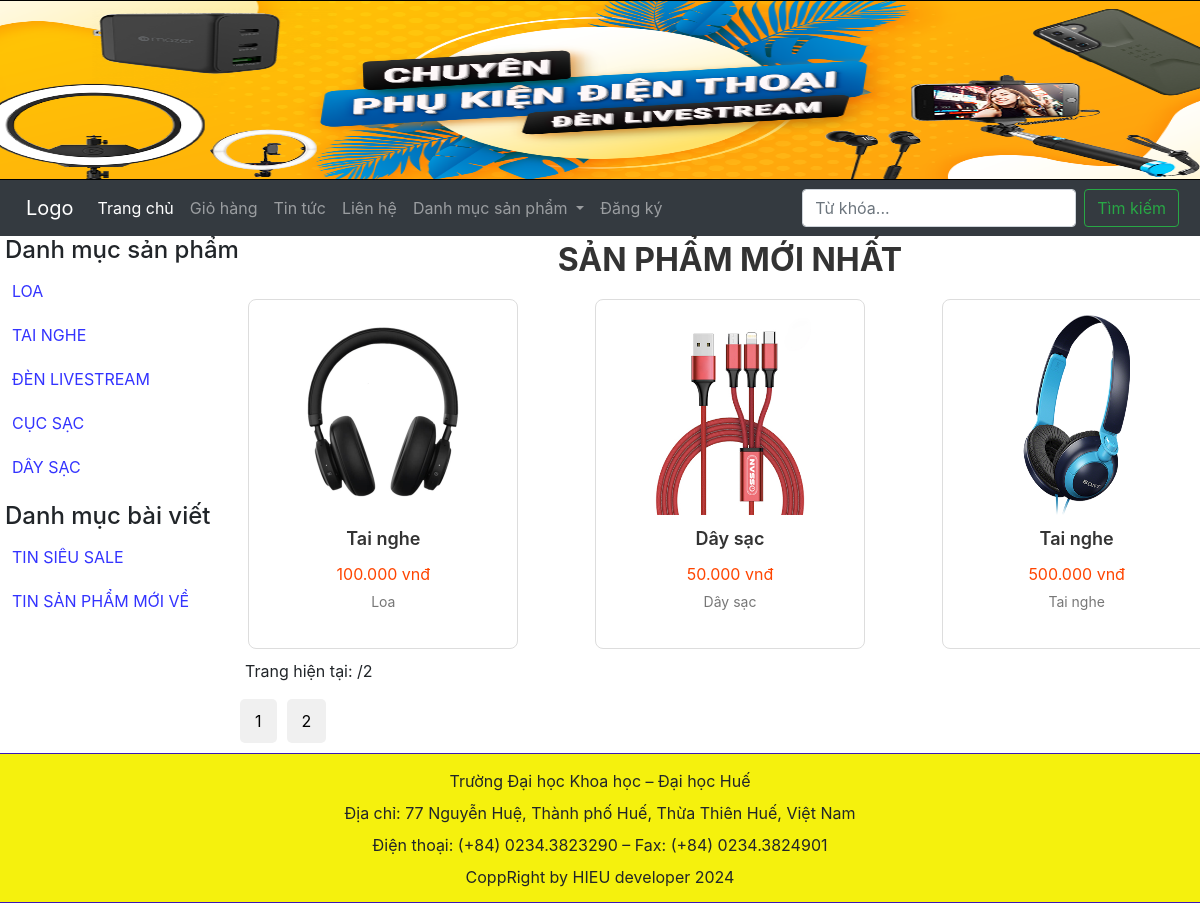
The page /pages/index.php on the database its author committed.
### tables this page shows
CREATE TABLE `tbl_danhmuc` (
  `id_danhmuc` int(11) NOT NULL,
  `tendanhmuc` varchar(100) NOT NULL,
  `thutu` int(11) NOT NULL
);

CREATE TABLE `tbl_danhmucbaiviet` (
  `id_baiviet` int(11) NOT NULL,
  `tendanhmuc_baiviet` varchar(255) NOT NULL,
  `thutu` int(11) NOT NULL
);

CREATE TABLE `tbl_sanpham` (
  `id_sanpham` int(11) NOT NULL,
  `tensanpham` varchar(250) NOT NULL,
  `masp` varchar(100) NOT NULL,
  `giasp` varchar(50) NOT NULL,
  `soluong` int(11) NOT NULL,
  `hinhanh` varchar(100) NOT NULL,
  `tomtat` text NOT NULL,
  `noidung` text NOT NULL,
  `tinhtrang` int(11) NOT NULL,
  `id_danhmuc` int(11) NOT NULL
);

### pages/main/index.php (the view, shortened to what this page needs)
<?php
    if(isset($_GET['trang'])){
        $page = $_GET['trang'];
    }else{
        $page = '';
    }
    if($page == '' || $page == 1){
        $begin = 0;
    }else{
        $begin = ($page*3)-3;
    }
    $sql_pro = "SELECT * FROM tbl_sanpham,tbl_danhmuc WHERE tbl_sanpham.id_danhmuc=tbl_danhmuc.id_danhmuc ORDER BY
        tbl_sanpham.id_sanpham DESC LIMIT $begin,3";
    $query_pro = mysqli_query($mysqli,$sql_pro);
?>
<h2 class="section-title">Sản phẩm mới nhất</h2>
<div class="product-grid">
    <?php
        while($row = mysqli_fetch_array($query_pro)){
    ?>
    <div class="product-item">
        <a href="index.php?quanly=sanpham&id=<?php echo $row['id_sanpham'] ?>">
            <img class="product-img" src="../admin/modules/quanlysp/uploads/<?php echo $row['hinhanh']; ?>" alt="<?php echo $row['tensanpham']; ?>">
            <p class="product-title"><?php echo $row['tensanpham'] ?></p>
            <p class="product-price"><?php echo number_format($row['giasp'],0,',','.').' vnđ' ?></p>
            <p class="product-category"><?php echo $row['tendanhmuc'] ?></p>
        </a>
    </div>
    <?php
    }
    ?>
</div>
<?php
$sql_trang = mysqli_query($mysqli,"SELECT * FROM tbl_sanpham");
$row_count = mysqli_num_rows($sql_trang);
$trang = ceil($row_count/3);
?>
<p style="margin-left: 50px; margin-top: 10px;">Trang hiện tại: <?php echo $page ?>/<?php echo $trang ?></p>
<ul class="list_trang">
    <?php
        for($i=1;$i<=$trang;$i++){
    ?>
    <li class="<?php if($i==$page){echo 'active';} ?>">
        <a href="index.php?trang=<?php echo $i ?>"><?php echo $i ?></a>
    </li>
    <?php
        }
    ?>
</ul>

### pages/index.php (shortened to what this page needs)
<!DOCTYPE html>
<html lang="en">
<head>
    <link rel="stylesheet" href="https://cdn.jsdelivr.net/npm/bootstrap@4.0.0/dist/css/bootstrap.min.css">
    <link rel="stylesheet" type="text/css" href="../css/style.css">
    <link rel="stylesheet" type="text/css" href="https://cdnjs.cloudflare.com/ajax/libs/font-awesome/6.5.0/css/all.min.css">
</head>
<body>
    <div class="container-fluid nopadding">
        <div class="row">
        <?php
            include("../pages/header.php");
            include("../pages/menu.php");
            include("../pages/main.php");
            include("../pages/footer.php");
        ?>
        </div>
    </div>
</body>
</html>

### pages/header.php
<div class="header"></div>

### pages/menu.php (shortened to what this page needs)
<nav class="navbar navbar-expand-lg navbar-dark bg-dark" style="width:100%">
  <a class="navbar-brand" href="index.php">Logo</a>
  <div class="collapse navbar-collapse" id="navbarSupportedContent">
    <ul class="navbar-nav mr-auto">
      <li class="nav-item active">
        <a class="nav-link" href="index.php">Trang chủ <span class="sr-only">(current)</span></a>
      </li>
      <li class="nav-item">
        <a class="nav-link" href="index.php?quanly=giohang">Giỏ hàng</a>
      </li>
      <li class="nav-item"><a class="nav-link" href="index.php?quanly=tintuc">Tin tức</a></li>
      <li class="nav-item"><a class="nav-link" href="index.php?quanly=lienhe">Liên hệ</a></li>
      <li class="nav-item dropdown">
        <a class="nav-link dropdown-toggle" href="#" role="button" data-toggle="dropdown" aria-expanded="false">
          Danh mục sản phẩm
        </a>
      </li>
      <?php
            if(isset($_SESSION['dangky'])){
        ?>
        <li class="nav-item"><a class="nav-link" href="index.php?dangxuat=1">Đăng xuất</a></li>
        <li class="nav-item"><a class="nav-link" href="index.php?quanly=thaydoimatkhau">Thay đổi mật khẩu</a></li>
        <li class="nav-item"><a class="nav-link" href="index.php?quanly=lichsudonhang">Lịch sử đơn hàng</a></li>
        <?php
            } else {
        ?>
        <li class="nav-item"><a class="nav-link" href="index.php?quanly=dangky">Đăng ký</a></li>
        <?php
            }
        ?>
    </ul>
    <form class="form-inline my-2 my-lg-0" action="index.php?quanly=timkiem" style="margin-right: 20px;" method="POST">
      <input class="form-control mr-sm-2" type="search" placeholder="Từ khóa..." aria-label="Search" name="tukhoa">
      <button class="btn btn-outline-success my-2 my-sm-0" name="timkiem" type="submit">Tìm kiếm</button>
    </form>
  </div>
</nav>

### pages/main.php
<div class="main">
            <div class="row">
            <div class="col-lg-2 col-md-2 col-sm-12 col-xs-12">
            <?php
                include("../pages/sidebar/sidebar.php")
            ?>
            </div>
            <div class="col-lg-10 col-md-10 col-sm-12 col-xs-12">
            <div class="maincontent">
                <?php
                if(isset($_GET['quanly'])){
                    $tam = $_GET['quanly'];
                }else{
                    $tam = '';
                }
                if($tam=='danhmucsanpham'){
                    include("../pages/main/danhmuc.php");
                }elseif($tam=='giohang'){
                    include("../pages/main/giohang.php");
                }elseif($tam=='danhmucbaiviet'){
                    include("../pages/main/danhmucbaiviet.php");
                }elseif($tam=='baiviet'){
                    include("../pages/main/baiviet.php");
                }elseif($tam=='tintuc'){
                    include("../pages/main/tintuc.php");
                }elseif($tam=='lienhe'){
                    include("../pages/main/lienhe.php");
                }elseif($tam=='sanpham'){
                    include("../pages/main/sanpham.php");
                }elseif($tam=='dangky'){
                    include("../pages/main/dangky.php");
                }elseif($tam=='thanhtoan'){
                    include("../pages/main/thanhtoan.php");
                }elseif($tam=='dangnhap'){
                    include("../pages/main/dangnhap.php");
                }elseif($tam=='timkiem'){
                    include("../pages/main/timkiem.php");
                }elseif($tam=='camon'){
                    include("../pages/main/camon.php");
                }elseif($tam=='thaydoimatkhau'){
                    include("../pages/main/thaydoimatkhau.php");
                }elseif($tam=='vanchuyen'){
                    include("../pages/main/vanchuyen.php");
                }elseif($tam=='thongtinthanhtoan'){
                    include("../pages/main/thongtinthanhtoan.php");
                }elseif($tam=='donhangdadat'){
                    include("../pages/main/donhangdadat.php");
                }elseif($tam=='lichsudonhang'){
                    include("../pages/main/lichsudonhang.php");
                }elseif($tam=='xemdonhang'){
                    include("../pages/main/xemdonhang.php");
                }else{
                    include("../pages/main/index.php");
                }
                ?>
            </div>
        </div>
        </div>
        </div>

### pages/sidebar/sidebar.php (shortened to what this page needs)
<h4>Danh mục sản phẩm</h4>
<ul class="list_sidebar">
    <?php
    $sql_danhmuc = "SELECT * FROM tbl_danhmuc ORDER BY id_danhmuc ASC";
    $query_danhmuc = mysqli_query($mysqli, $sql_danhmuc);
    if($query_danhmuc){
        while ($row = mysqli_fetch_array($query_danhmuc)) {
    ?>
    <li>
        <a href="index.php?quanly=danhmucsanpham&id=<?php echo $row['id_danhmuc'] ?>" style="text-transform: uppercase;">
            <?php echo $row['tendanhmuc'] ?>
        </a>
    </li>
    <?php
        }
    } else {
        echo "<li>Không có danh mục nào</li>";
    }
    ?>
</ul>
<h4>Danh mục bài viết</h4>
<ul class="list_sidebar">
    <?php
    $sql_danhmuc_bv = "SELECT * FROM tbl_danhmucbaiviet ORDER BY id_baiviet ASC";
    $query_danhmuc_bv = mysqli_query($mysqli, $sql_danhmuc_bv);
    if($query_danhmuc_bv){
        while ($row = mysqli_fetch_array($query_danhmuc_bv)) {
    ?>
    <li>
        <a href="index.php?quanly=danhmucbaiviet&id=<?php echo $row['id_baiviet'] ?>" style="text-transform: uppercase;">
            <?php echo $row['tendanhmuc_baiviet'] ?>
        </a>
    </li>
    <?php
        }
    } else {
        echo "<li>Không có danh mục bài viết nào</li>";
    }
    ?>
</ul>

### pages/footer.php (shortened to what this page needs)
<div class="footer">
    <div class="col-xs-12 text-center nopadding">
        <p>Trường Đại học Khoa học – Đại học Huế</p>
        <p>Địa chỉ: 77 Nguyễn Huệ, Thành phố Huế, Thừa Thiên Huế, Việt Nam</p>
        <p>Điện thoại: (+84) 0234.3823290 – Fax: (+84) 0234.3824901</p>
        <p>CoppRight by HIEU developer 2024</p>
    </div>
</div>

### css/style.css (style rules this page uses)
body { margin: 0; padding: 0; }
.header { border: 1px solid #000; height: 180px; width: 100%; background-image: url("../images/slider_3_image.webp"); background-repeat: no-repeat; background-size: 100% 180px; }
ul.list_sidebar { padding: 0; list-style: none; width: 100%; line-height: 27px; margin-left: 15px; }
ul.list_sidebar li { margin: 7px; padding: 5px; width: 300px; }
ul.list_sidebar li a { text-decoration: none; text-align: left; color: #3333ff; display: block; }
.maincontent { height: auto; width: 100%; margin-top: 5px; margin-left: 5px; float: right; }
.maincontent p { margin-left: 85px; }
.footer { border: 1px solid #3a18b6; height: 150px; width: 100%; background: #f5f10d; }
.footer p { text-align: center; margin-top: 22px; line-height: 10px; }
.row h4 { width: 300px; margin-left: 20px; }
.section-title { text-align: center; text-transform: uppercase; font-weight: bold; margin-bottom: 20px; color: #333; margin-left: 50px; }
.product-grid { display: flex; justify-content: space-around; flex-wrap: wrap; gap: 20px; }
.product-item { background: #fff; padding: 15px; border: 1px solid #ddd; border-radius: 8px; text-align: center; transition: transform 0.3s ease, box-shadow 0.3s ease; width: calc(33.3333% - 70px); box-sizing: border-box; height: 350px; margin-left: 50px; }
.product-item p { margin-left: 0; }
.product-img { max-width: 100%; height: 200px; border-radius: 8px; }
.product-title { font-size: 18px; font-weight: 600; margin: 10px 0; color: #333; }
.product-price { font-size: 16px; color: #ff4500; margin-bottom: 5px; }
.product-category { font-size: 14px; color: #777; margin-bottom: 10px; }
.h2, h2 { margin-left: 90px; }
.nopadding { padding-left: 0; padding-right: 0; }
.navbar-brand { margin-left: 25px; }

### pages/main/index.php (style rules this page uses)
ul.list_trang { padding: 0; margin: 0; list-style: none; display: flex; justify-content: center; float: left; margin-left: 40px; margin-bottom: 10px; }
ul.list_trang li { padding: 10px 15px; margin: 0 5px; background: #f0f0f0; border-radius: 5px; transition: background-color 0.3s ease; }
ul.list_trang li a { color: #000; text-align: center; text-decoration: none; }

### rows shown on the page
tbl_danhmuc: tendanhmuc "LOA"
tbl_danhmuc: tendanhmuc "TAI NGHE"
tbl_danhmuc: tendanhmuc "ĐÈN LIVESTREAM"
tbl_danhmuc: tendanhmuc "CỤC SẠC"
tbl_danhmuc: tendanhmuc "DÂY SẠC"
tbl_danhmucbaiviet: tendanhmuc_baiviet "TIN SIÊU SALE"
tbl_danhmucbaiviet: tendanhmuc_baiviet "TIN SẢN PHẨM MỚI VỀ"
tbl_sanpham: hinhanh (picture), tensanpham "Tai nghe", giasp "100.000", id_danhmuc.tendanhmuc "Loa"
tbl_sanpham: hinhanh (picture), tensanpham "Dây sạc", giasp "50.000", id_danhmuc.tendanhmuc "Dây sạc"
tbl_sanpham: hinhanh (picture), tensanpham "Tai nghe", giasp "500.000", id_danhmuc.tendanhmuc "Tai nghe"

### other values the page prints
$trang "2"
